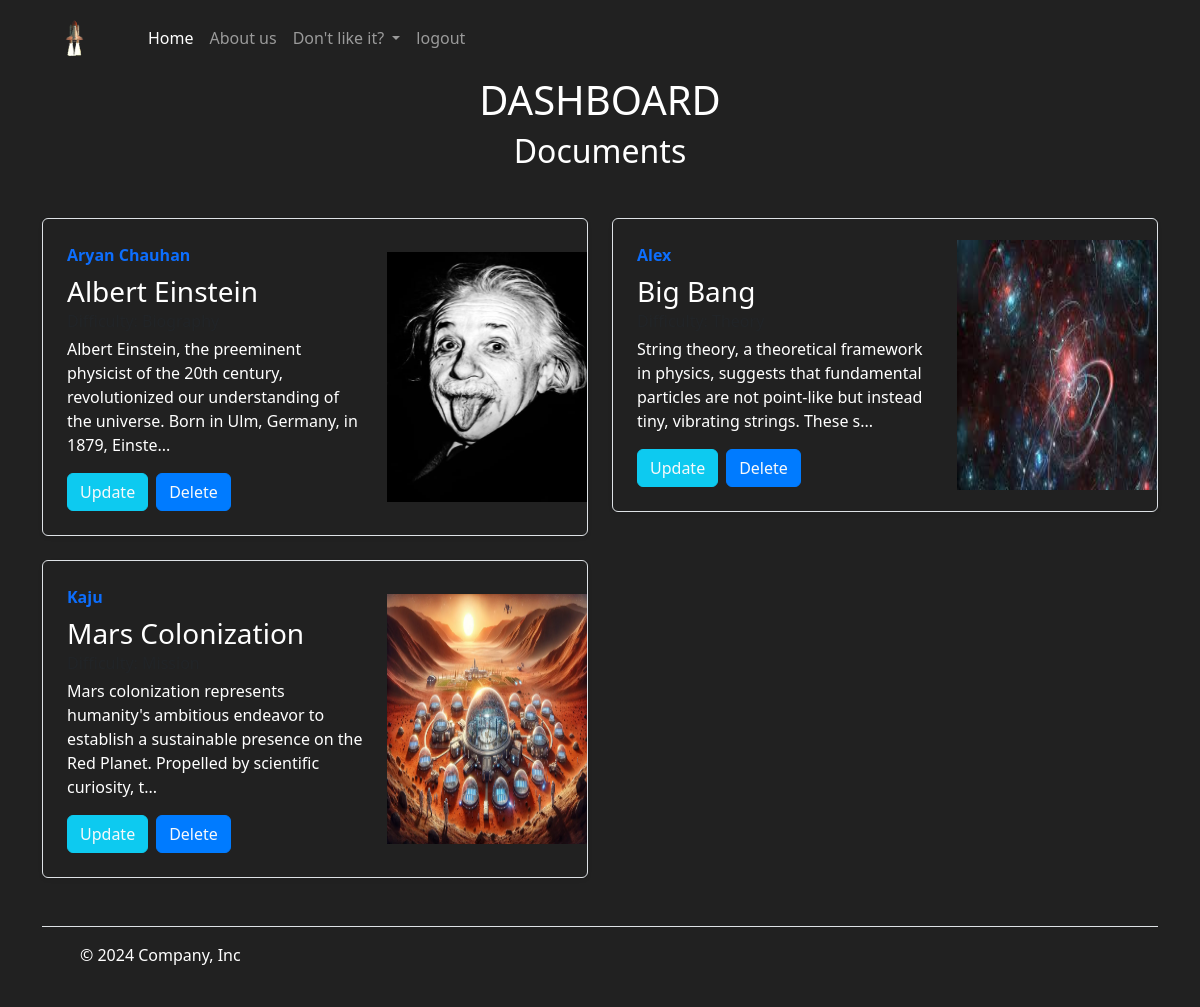
Screenshot of /Dashboard/AstroData.php with the database file from the repository.
### tables this page shows
CREATE TABLE `document_tb` (
  `document_id` int(3) NOT NULL,
  `document_name` varchar(50) NOT NULL,
  `author_name` varchar(50) NOT NULL,
  `image_name` varchar(80) NOT NULL,
  `document_desc` varchar(1500) NOT NULL,
  `document_type` varchar(20) NOT NULL
);

### Dashboard/AstroData.php (the view, shortened to what this page needs)
<!DOCTYPE html>
<html lang="en">
<head>
    <link href="https://cdn.jsdelivr.net/npm/bootstrap@5.3.3/dist/css/bootstrap.min.css" rel="stylesheet">
</head>
<body>
    <?php include './Astroheader.php'; ?>
    <div class="container">
        <h1 class="text-center">DASHBOARD</h1>
        <h2 class="text-center">Documents</h2>
    </div>
    <div class="container mt-5">
        <div class="row mb-2">
            <?php
            include '../connection.php';
            $sql = 'SELECT * FROM document_tb';
            $result = $con->query($sql);
            while ($row = $result->fetch_assoc()) {
                $document_id = $row['document_id'];
                $document_name = $row['document_name'];
                $author_name = $row['author_name'];
                $image_name = $row['image_name'];
                $document_desc = $row['document_desc'];
                $document_type = $row['document_type'];
                echo '
                <div class="col-md-6">
                    <div class="row g-0 border rounded overflow-hidden flex-md-row mb-4 shadow-sm h-md-250 position-relative">
                        <div class="col p-4 d-flex flex-column position-static">
                            <strong class="d-inline-block mb-2 text-primary">' . $author_name . '</strong>
                            <h3 class="mb-0">' . $document_name . '</h3>
                            <div class="mb-1 text-muted">Difficulty: ' . $document_type . '</div>
                            <p class="card-text mb-auto">' . substr($document_desc, 0, 150) . '...</p>
                            <div class="d-flex mt-3">
                            <a href="./update.php?document_id=' . $document_id . '" class="btn btn-info text-light me-2">Update</a>
                                <a href="./delete.php?document_id=' . $document_id . '" class="btn btn-danger text-light">Delete</a>
                            </div>
                        </div>
                        <div class="col-auto d-flex align-items-center">
                            <img src="' . $image_name . '" class="bd-placeholder-img" width="200" height="250" alt="' . $document_name . '">
                        </div>
                    </div>
                </div>
            ';
            }
            ?>
        </div>
    </div>
    <?php include'./masterfooter.php';?>
</body>
</html>

### Dashboard/AstroData.php (style rules this page uses)
body { background-color: #212121; color: #fff; }
h1, h2, h3, h4, h5, h6 { color: #fff; }
.card-text, .text-muted { color: #fff; }
.btn-primary, .btn-danger { background-color: #007bff; border-color: #007bff; }

### rows the page displays
document_tb: author_name "Aryan Chauhan", document_name "Albert Einstein", document_desc "Albert Einstein, the preeminent physicist of the 20th century, revolutionized our understanding of the universe. Born in Ulm, Germany, in 1879, Einste", image_name (picture)
document_tb: author_name "Alex", document_name "Big Bang", document_desc "String theory, a theoretical framework in physics, suggests that fundamental particles are not point-like but instead tiny, vibrating strings. These s", image_name (picture)
document_tb: author_name "Kaju", document_name "Mars Colonization", document_desc "Mars colonization represents humanity's ambitious endeavor to establish a sustainable presence on the Red Planet. Propelled by scientific curiosity, t", image_name (picture)
